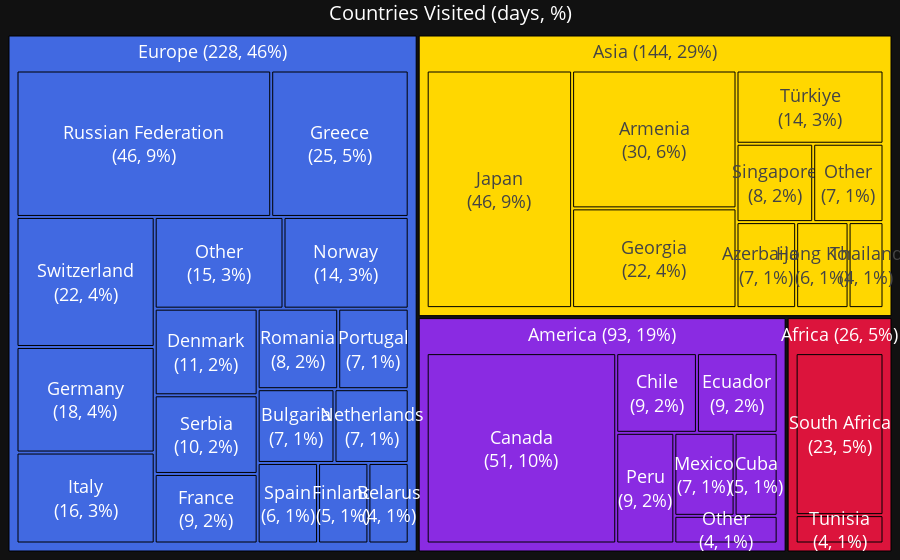

The notebook cell saved with this chart:
### Code cell
create_tree(
    df_country[~df_country.country.isin(COUNTRIES_LIVED)],
    feat='country',
    var='total_days',
    flag='continent',
    group_flag=True,
    color_dict=COLOR_DICT,
    font_size_dict=FONT_SIZE_DICT,
    title='Countries Visited (days, %)',
    threshold=4,
    threshold_global=False,
    save_path='../attachments/tree_travel_visits.html',
    #save_path=None
    )

### Figure 1 — Plotly figure (JSON) as saved in the notebook; plotly's stock layout.template omitted (floating-point values rounded to 4 significant figures)
{"data": [{"branchvalues": "total", "hoverinfo": "none", "ids": ["Africa", "America", "Asia", "Europe", "Africa | South Africa", "Africa | Tunisia", "America | Canada", "America | Chile", "America | Cuba", "America | Ecuador", "America | Mexico", "America | Peru", "America | Other", "Asia | Armenia", "Asia | Azerbaijan", "Asia | Georgia", "Asia | Hong Kong", "Asia | Japan", "Asia | Singapore", "Asia | Thailand", "Asia | Türkiye", "Asia | Other", "Europe | Belarus", "Europe | Bulgaria", "Europe | Denmark", "Europe | Finland", "Europe | France", "Europe | Germany", "Europe | Greece", "Europe | Italy", "Europe | Netherlands", "Europe | Norway", "Europe | Portugal", "Europe | Romania", "Europe | Russian Federation", "Europe | Serbia", "Europe | Spain", "Europe | Switzerland", "Europe | Other"], "labels": ["<br><br>Africa (26, 5%)", "<br><br>America (93, 19%)", "<br><br>Asia (144, 29%)", "<br><br>Europe (228, 46%)", "South Africa", "Tunisia", "Canada", "Chile", "Cuba", "Ecuador", "Mexico", "Peru", "Other", "Armenia", "Azerbaijan", "Georgia", "Hong Kong", "Japan", "Singapore", "Thailand", "Türkiye", "Other", "Belarus", "Bulgaria", "Denmark", "Finland", "France", "Germany", "Greece", "Italy", "Netherlands", "Norway", "Portugal", "Romania", "Russian Federation", "Serbia", "Spain", "Switzerland", "Other"], "marker": {"colors": ["crimson", "blueviolet", "gold", "royalblue", "crimson", "crimson", "blueviolet", "blueviolet", "blueviolet", "blueviolet", "blueviolet", "blueviolet", "blueviolet", "gold", "gold", "gold", "gold", "gold", "gold", "gold", "gold", "gold", "royalblue", "royalblue", "royalblue", "royalblue", "royalblue", "royalblue", "royalblue", "royalblue", "royalblue", "royalblue", "royalblue", "royalblue", "royalblue", "royalblue", "royalblue", "royalblue", "royalblue"], "line": {"color": "black", "width": 1}}, "parents": ["", "", "", "", "Africa", "Africa", "America", "America", "America", "America", "America", "America", "America", "Asia", "Asia", "Asia", "Asia", "Asia", "Asia", "Asia", "Asia", "Asia", "Europe", "Europe", "Europe", "Europe", "Europe", "Europe", "Europe", "Europe", "Europe", "Europe", "Europe", "Europe", "Europe", "Europe", "Europe", "Europe", "Europe"], "textfont": {"size": 18}, "textinfo": "label+value+percent root", "textposition": "middle center", "texttemplate": "%{label}<br>(%{value:.0f}, %{percentRoot:.0%})", "type": "treemap", "values": [26.83, 93.5, 144.5, 228.8, 22.83, 4.0, 50.5, 9.0, 5.0, 9.0, 7.0, 9.0, 4.0, 30.17, 6.83, 21.83, 6.0, 45.99, 8.0, 4.0, 14.33, 7.33, 4.0, 6.99, 11.0, 5.0, 8.83, 17.99, 24.83, 15.5, 6.75, 14.16, 7.0, 8.0, 46.0, 9.99, 6.0, 22.16, 14.57]}], "layout": {"font": {"color": "white", "size": 18}, "margin": {"b": 0, "l": 0, "r": 0, "t": 0}, "title": {"font": {"size": 20}, "text": "Countries Visited (days, %)", "x": 0.5, "xanchor": "center", "y": 0.99, "yanchor": "top"}, "uniformtext": {"minsize": 18, "mode": "show"}}}
